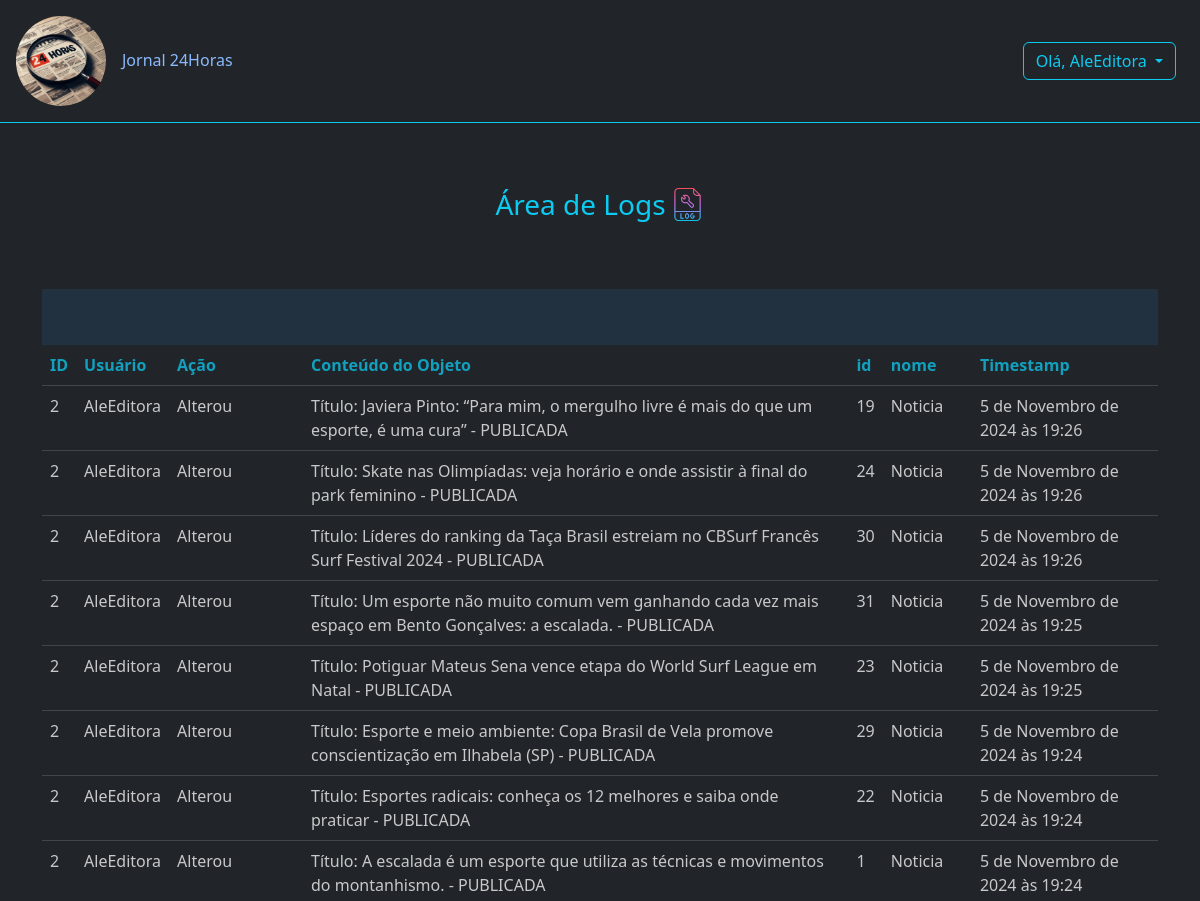
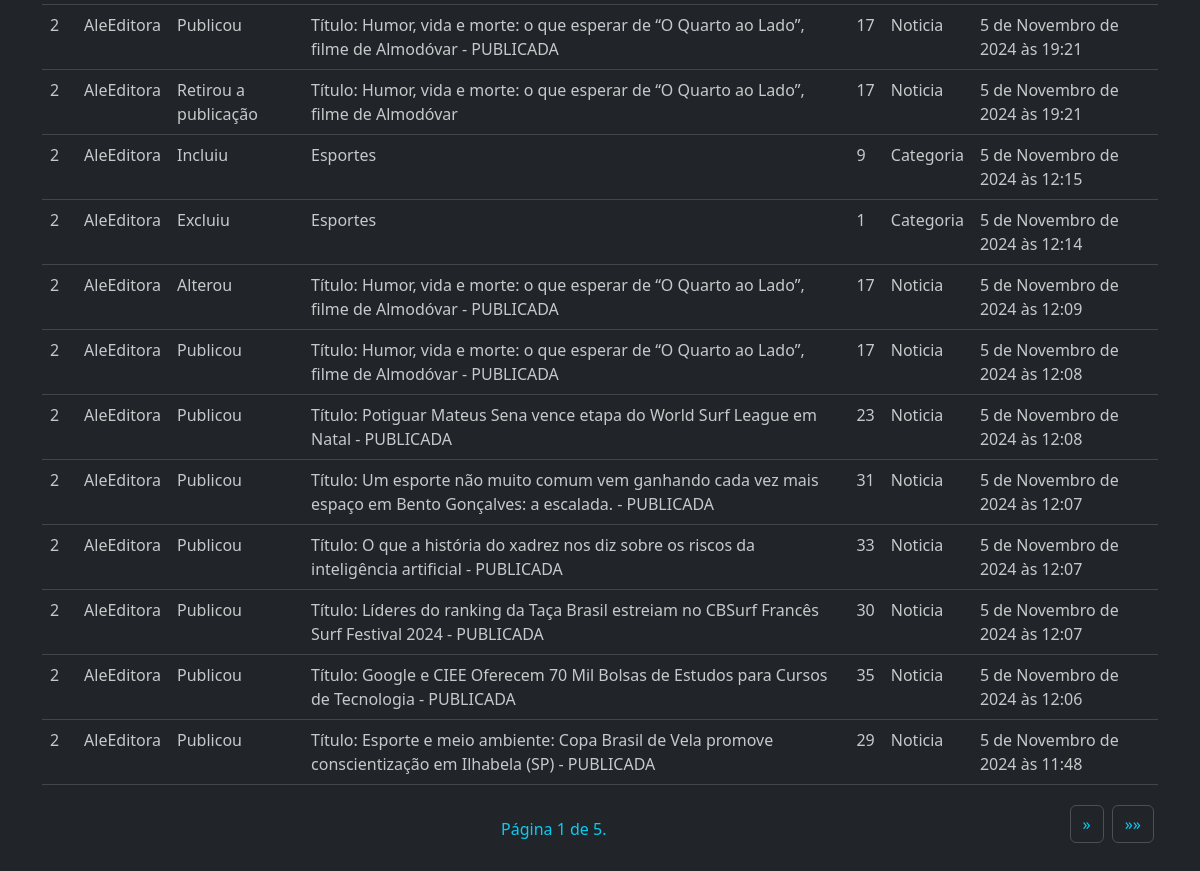
Screenshot of /adm/logs/ (signed in) with the database file from the repository (2 pictures, top to bottom).
### app_j24/models.py (models this page shows)
class MyUser(AbstractUser):
    pass
    class Meta:
        db_table='auth_user'

class UserAction(models.Model):
    user = models.ForeignKey(MyUser, on_delete=models.RESTRICT, editable=False, help_text='Usuário que realizou a ação')
    action = models.CharField(max_length=255, editable=False, help_text='Ação realizada no objeto.')
    object_id = models.IntegerField('Identificador', editable=False, help_text='ID do objeto manipulado')
    object_name = models.CharField('Modelo', max_length=20, editable=False, help_text='Nome do Modelo do objeto manipulado')
    object_text = models.CharField('Texto', max_length=100, editable=False, help_text='Texto (__str__) do objeto manipulado')
    timestamp = models.DateTimeField(auto_now_add=True, editable=False, help_text='Data da ação')
    def __str__(self):
        return f'{self.user.username} {self.action} {self.object_name} de ID={self.object_id} EM:{self.timestamp} - {self.object_text}'

### app_j24/views.py (the view, shortened to what this page needs)
# urls.py: path('adm/logs/', UserActionView.as_view(), name='logs'),
class UserActionView(PermissionRequiredMixin, ListView):
    model = UserAction
    permission_required = "app_j24.view_useraction"
    context_object_name = 'actions'
    template_name = 'useractions_table.html'
    paginate_by = 20
    def get_queryset(self):
        return UserAction.objects.all().order_by('-timestamp')

### app_j24/templates/useractions_table.html
{% extends "base.html" %}
{% load static %}
{% load django_bootstrap5 %}
{% block content %}
{% static 'media' as media_url %}
{% static 'icones/log.png' as log_url %}
<div class="container" style="margin-top: 60px;">
    <div class="d-flex justify-content-center">
        <p class="text-info fs-3 text-center">Área de Logs</p>
        <img src="{{log_url}}" width="35" height="35" class="mt-1 ms-1" />
    </div>
    <div class="table-responsive-sm mt-5">
        <div class="d-flex justify-content-start" style="background-color:#223140;">
            <div class="p-2">
                <p>&nbsp;</p>
            </div>
        </div>
        <table class="table table-dark table-hover opacity-75">
            <thead class="text-info justify-content-center">
                <tr>
                    <th scope="col" class="text-info">ID</th>
                    <th scope="col" class="text-info">Usuário</th>
                    <th scope="col" class="text-info">Ação</th>
                    <th scope="col" class="text-info">Conteúdo do Objeto</th>
                    <th scope="col" class="text-info">id</th>
                    <th scope="col" class="text-info">nome</th>
                    <th scope="col" class="text-info">Timestamp</th>
                </tr>
            </thead>
            <tbody>
                {% for action in actions %}
                <tr>
                    <td>{{ action.user.id }}</td>
                    <td>{{ action.user.username }}</td>
                    <td>{{ action.action }}</td>
                    <td>{{ action.object_text }}</td>
                    <td>{{ action.object_id }}</td>
                    <td>{{ action.object_name }}</td>
                    <td>{{ action.timestamp }}</td>
                </tr>
                {% endfor %}
            </tbody>
        </table>
    </div>
    <div style="margin-bottom: 40px;">
        {% include "paginacao.html" %}
    </div>
</div>
{% endblock %}

### app_j24/templates/base.html (shortened to what this page needs)
{% load static %}
{% load django_bootstrap5 %}
{% static 'js/jquery-3.7.1.min.js' as jquery_url %}
{% static 'js/jquery.waypoints.min.js' as waypoints_url %}
{% static 'js/infinite.min.js' as infinite_url %}
{% static 'icones/user_edit.png' as editar_url %}
{% static 'icones/senha.png' as senha_url %}
{% static 'icones/news.png' as news_url %}
{% static 'icones/editor.png' as editor_url %}
{% static 'icones/log.png' as log_url %}
{% static 'icones/categoria.png' as categoria_url %}
{% static 'icones/logout.png' as logout_url %}
{% static 'img/logo.jpg' as logo_url %}
{% static 'css/estilo.css' as css_url %}
<!DOCTYPE html>
<html lang="en">
<head>
    <link rel="stylesheet" href="{{css_url}}">
    {% load django_bootstrap5 %}
    {% bootstrap_css %}
</head>
<body data-bs-theme="dark">
    <div class="sticky-top bg-body border-bottom border-info ">
        <div class="hstack d-flex">
            <a href="{% url 'home' %}" class="text-decoration-none d-flex ">
                <img src="{{ logo_url}}" width="90" height="90" class="text-ligth mt-3 mb-3 ms-3 rounded-circle " />
                <p class="logo ms-3 mt-5">Jornal 24Horas</p>
            </a>
            {% if user.is_authenticated %}
            <div class="dropdown ms-auto px-4">
                <button class="btn btn-outline-info dropdown-toggle  " type="button" data-bs-toggle="dropdown"
                    aria-expanded="false">
                    Olá, {{ user.get_username|capfirst }}
                </button>
            </div>
            {% else %}
            <a href="{% url 'registrar-usuario' %}" class="px-3 ms-auto text-info text-decoration-none">Sign</a>
            <a href="{% url 'login' %}" class="px-3 text-info text-decoration-none">Login</a>
            {% endif %}
        </div>
    </div>
    <div>
        {% block content %}{% endblock %}
    </div>
</body>
</html>

### rows the page displays
UserAction: user.id "2", user.username "AleEditora", action "Alterou", object_text "Título: Javiera Pinto: “Para mim, o mergulho livre é mais do que um esporte, é uma cura” - PUBLICADA", object_id "19", object_name "Noticia", timestamp "5 de Novembro de 2024 às 19:26"
UserAction: user.id "2", user.username "AleEditora", action "Alterou", object_text "Título: Skate nas Olimpíadas: veja horário e onde assistir à final do park feminino - PUBLICADA", object_id "24", object_name "Noticia", timestamp "5 de Novembro de 2024 às 19:26"
UserAction: user.id "2", user.username "AleEditora", action "Alterou", object_text "Título: Líderes do ranking da Taça Brasil estreiam no CBSurf Francês Surf Festival 2024 - PUBLICADA", object_id "30", object_name "Noticia", timestamp "5 de Novembro de 2024 às 19:26"
UserAction: user.id "2", user.username "AleEditora", action "Alterou", object_text "Título: Um esporte não muito comum vem ganhando cada vez mais espaço em Bento Gonçalves: a escalada. - PUBLICADA", object_id "31", object_name "Noticia", timestamp "5 de Novembro de 2024 às 19:25"
UserAction: user.id "2", user.username "AleEditora", action "Alterou", object_text "Título: Potiguar Mateus Sena vence etapa do World Surf League em Natal - PUBLICADA", object_id "23", object_name "Noticia", timestamp "5 de Novembro de 2024 às 19:25"
UserAction: user.id "2", user.username "AleEditora", action "Alterou", object_text "Título: Esporte e meio ambiente: Copa Brasil de Vela promove conscientização em Ilhabela (SP) - PUBLICADA", object_id "29", object_name "Noticia", timestamp "5 de Novembro de 2024 às 19:24"
UserAction: user.id "2", user.username "AleEditora", action "Alterou", object_text "Título: Esportes radicais: conheça os 12 melhores e saiba onde praticar - PUBLICADA", object_id "22", object_name "Noticia", timestamp "5 de Novembro de 2024 às 19:24"
UserAction: user.id "2", user.username "AleEditora", action "Alterou", object_text "Título: A escalada é um esporte que utiliza as técnicas e movimentos do montanhismo. - PUBLICADA", object_id "1", object_name "Noticia", timestamp "5 de Novembro de 2024 às 19:24"
UserAction: user.id "2", user.username "AleEditora", action "Publicou", object_text "Título: Humor, vida e morte: o que esperar de “O Quarto ao Lado”, filme de Almodóvar - PUBLICADA", object_id "17", object_name "Noticia", timestamp "5 de Novembro de 2024 às 19:21"
UserAction: user.id "2", user.username "AleEditora", action "Retirou a publicação", object_text "Título: Humor, vida e morte: o que esperar de “O Quarto ao Lado”, filme de Almodóvar", object_id "17", object_name "Noticia", timestamp "5 de Novembro de 2024 às 19:21"
UserAction: user.id "2", user.username "AleEditora", action "Incluiu", object_text "Esportes", object_id "9", object_name "Categoria", timestamp "5 de Novembro de 2024 às 12:15"
UserAction: user.id "2", user.username "AleEditora", action "Excluiu", object_text "Esportes", object_id "1", object_name "Categoria", timestamp "5 de Novembro de 2024 às 12:14"
UserAction: user.id "2", user.username "AleEditora", action "Alterou", object_text "Título: Humor, vida e morte: o que esperar de “O Quarto ao Lado”, filme de Almodóvar - PUBLICADA", object_id "17", object_name "Noticia", timestamp "5 de Novembro de 2024 às 12:09"
UserAction: user.id "2", user.username "AleEditora", action "Publicou", object_text "Título: Humor, vida e morte: o que esperar de “O Quarto ao Lado”, filme de Almodóvar - PUBLICADA", object_id "17", object_name "Noticia", timestamp "5 de Novembro de 2024 às 12:08"
UserAction: user.id "2", user.username "AleEditora", action "Publicou", object_text "Título: Potiguar Mateus Sena vence etapa do World Surf League em Natal - PUBLICADA", object_id "23", object_name "Noticia", timestamp "5 de Novembro de 2024 às 12:08"
UserAction: user.id "2", user.username "AleEditora", action "Publicou", object_text "Título: Um esporte não muito comum vem ganhando cada vez mais espaço em Bento Gonçalves: a escalada. - PUBLICADA", object_id "31", object_name "Noticia", timestamp "5 de Novembro de 2024 às 12:07"
UserAction: user.id "2", user.username "AleEditora", action "Publicou", object_text "Título: O que a história do xadrez nos diz sobre os riscos da inteligência artificial - PUBLICADA", object_id "33", object_name "Noticia", timestamp "5 de Novembro de 2024 às 12:07"
UserAction: user.id "2", user.username "AleEditora", action "Publicou", object_text "Título: Líderes do ranking da Taça Brasil estreiam no CBSurf Francês Surf Festival 2024 - PUBLICADA", object_id "30", object_name "Noticia", timestamp "5 de Novembro de 2024 às 12:07"
UserAction: user.id "2", user.username "AleEditora", action "Publicou", object_text "Título: Google e CIEE Oferecem 70 Mil Bolsas de Estudos para Cursos de Tecnologia - PUBLICADA", object_id "35", object_name "Noticia", timestamp "5 de Novembro de 2024 às 12:06"
UserAction: user.id "2", user.username "AleEditora", action "Publicou", object_text "Título: Esporte e meio ambiente: Copa Brasil de Vela promove conscientização em Ilhabela (SP) - PUBLICADA", object_id "29", object_name "Noticia", timestamp "5 de Novembro de 2024 às 11:48"

### other values shown
{{ user.get_username|capfirst }} "AleEditora"
{{ page_obj.number }} "1"
{{ page_obj.paginator.num_pages }} "5"
